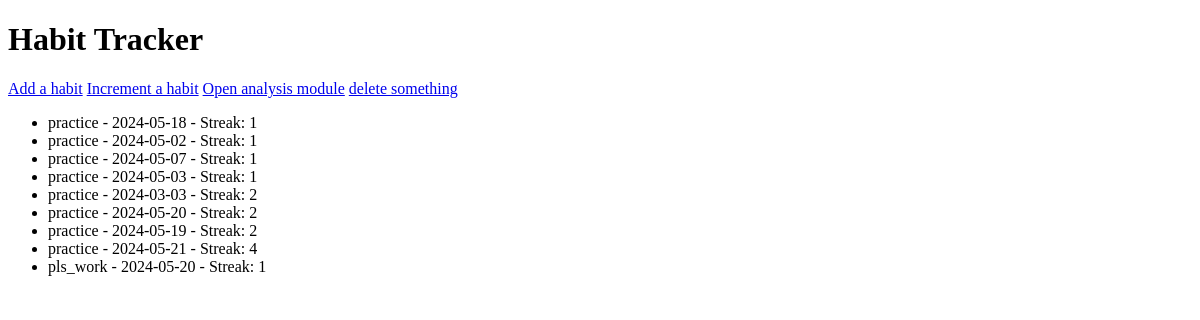
Before: / with the older database file.
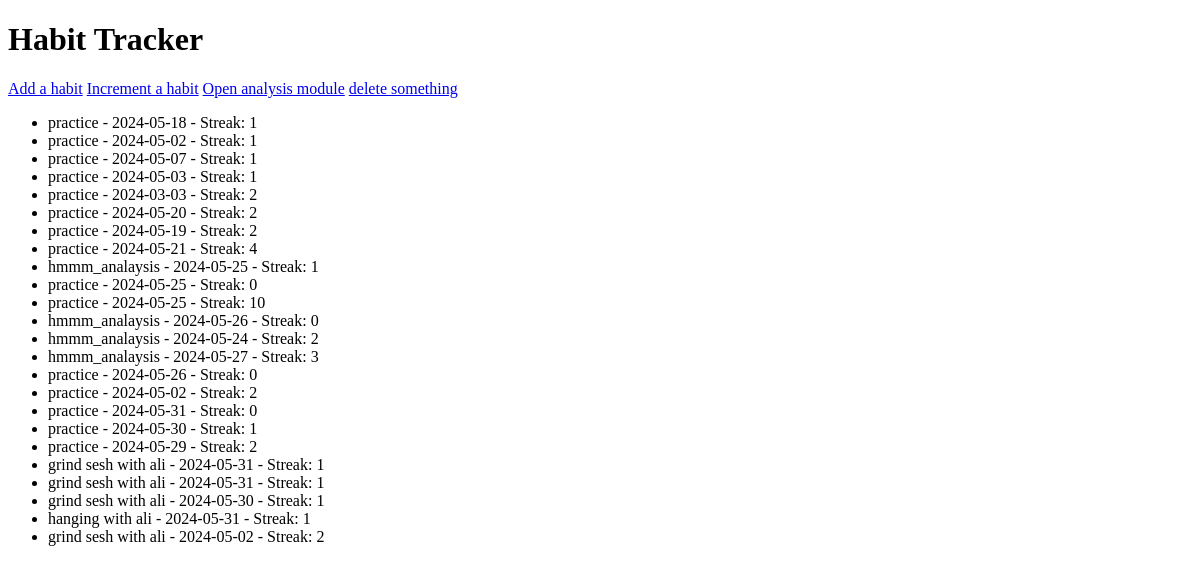
After: the same page with the newer database file.
### tables this page shows
CREATE TABLE habits (
            id INTEGER PRIMARY KEY AUTOINCREMENT,
            name TEXT NOT NULL,
            date TEXT NOT NULL,
            streak INTEGER NOT NULL
        );

### app.py (the view)
@app.route('/')
def index():
    app.config['DATABASE']  = 'habit_tracker.db'
    conn = get_db_connection()
    cur = conn.cursor()
    cur.execute('SELECT * FROM habits')
    habits = cur.fetchall()
    return render_template('index.html', habits=habits)

### app.py (called while the page is built)
@app.before_request
def before_request():
    print("Before request: getting db connection")
    g.db = get_db_connection()

### database.py (called while the page is built)
def get_db_connection():
    if 'db' not in g: # checks if g already holds a database and adds one otherwise
        print('building database connection')
        g.db = sqlite3.connect(current_app.config['DATABASE']) # sets the db according to the current context
        g.db.row_factory = sqlite3.Row # getting back dictionaries from the row data
    return g.db

def close_db_connection(e=None):
    db = g.pop('db', None)
    if db is not None:
        db.close()

### templates/index.html (shortened to what this page needs)
<!DOCTYPE html>
<html lang="en">
<head>
</head>
<body>
    <h1>Habit Tracker</h1>
    <a href="{{ url_for('add')}}">Add a habit</a>
    <a href="{{ url_for('increment')}}">Increment a habit</a>
    <a href="{{ url_for('analysis')}}" >Open analysis module</a>
    <a href="{{ url_for('delete')}}" >delete something</a>
    <ul>
        {% for habit in habits %}
        <li>{{ habit.name }} - {{ habit.date }} - Streak: {{ habit.streak }}</li>
        {% endfor %}
    </ul>
</body>
</html>

Changed rows visible on the page:
removed habits: name "pls_work", date "2024-05-20", streak "1"
added habits: name "hmmm_analaysis", date "2024-05-25", streak "1"
added habits: name "practice", date "2024-05-25", streak "0"
added habits: name "practice", date "2024-05-25", streak "10"
added habits: name "hmmm_analaysis", date "2024-05-26", streak "0"
added habits: name "hmmm_analaysis", date "2024-05-24", streak "2"
added habits: name "hmmm_analaysis", date "2024-05-27", streak "3"
added habits: name "practice", date "2024-05-26", streak "0"
added habits: name "practice", date "2024-05-02", streak "2"
added habits: name "practice", date "2024-05-31", streak "0"
added habits: name "practice", date "2024-05-30", streak "1"
added habits: name "practice", date "2024-05-29", streak "2"
added habits: name "grind sesh with ali", date "2024-05-31", streak "1"
added habits: name "grind sesh with ali", date "2024-05-31", streak "1"
added habits: name "grind sesh with ali", date "2024-05-30", streak "1"
added habits: name "hanging with ali", date "2024-05-31", streak "1"
added habits: name "grind sesh with ali", date "2024-05-02", streak "2"
